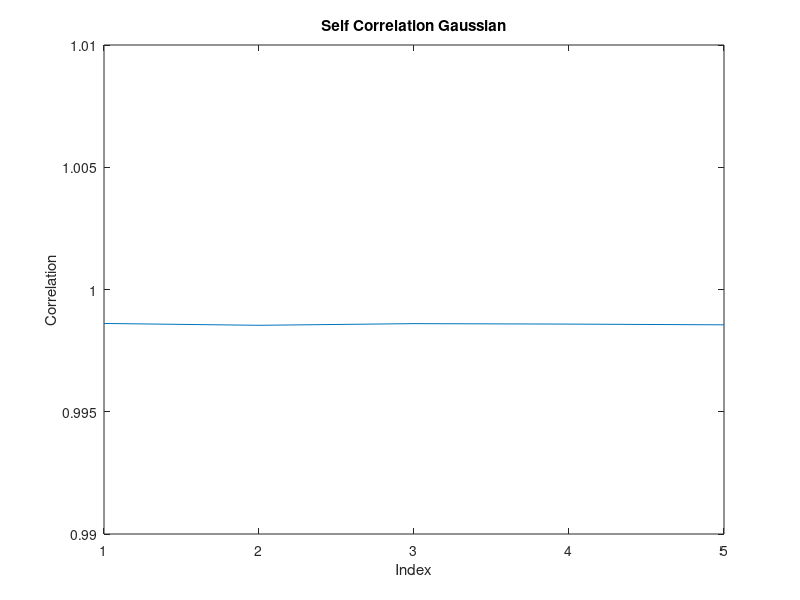

Source code (MATLAB):
%Self Correlation (identical page)
%Gaussian distribution of random variables

%given values
lambdaF = 0.1;
lambdaL = 0.3;
lambdaM = 1.0;
lambdaO = 0.3;
lambdaA = 0;

xF = -100:100;
xL = -100:100;
xM = 200:1000;
xO = 0:100;
xA = -100:0;

xFmin = -100;
xFmax = 100;
xLmin = -100;
xLmax = 100;
xMmin = 200;
xMmax = 1000;
xOmin = 0;
xOmax = 100;
xAmin = -100;
xAmax = 0;

%initialize fixed values
fixedF = 0;
fixedL = 0;
fixedM = 0;

%do 5 times
for k = 1:5
    %PPN vector (consisting of 4096 integers)
    for j = 1:4096
        %set fixed value
        for i = 1:2

            randomF = (((xFmax+xFmin)/2)+((xFmax - xFmin)/6)*randn);
            randomL = (((xLmax+xLmin)/2)+((xLmax - xLmin)/6)*randn);
            randomM = (((xMmax+xMmin)/2)+((xMmax - xMmin)/6)*randn);
            randomO = (((xOmax+xOmin)/2)+((xOmax - xOmin)/6)*randn);
            randomA = (((xAmax+xAmin)/2)+((xAmax - xAmin)/6)*randn);

            if i == 1
                fixedF = randomF;
                fixedL = randomL;
                fixedM = randomM;
                ppn1(j,:) = lambdaF*fixedF + lambdaL*fixedL + lambdaM*fixedM + lambdaO*randomO + lambdaA*randomA;
            else
                ppn2(j,:) = lambdaF*fixedF + lambdaL*fixedL + lambdaM*fixedM + lambdaO*randomO + lambdaA*randomA;
            end
        end
    end
    
    selfCorr(k,:) = k;
    selfCorr(k,2) = abs(corr(ppn1,ppn2));
    
end

%plot correlation
plot(selfCorr(:,1),selfCorr(:,2))
ylim([0.99 1.01])
xlabel('Index')
ylabel('Correlation')
title('Self Correlation Gaussian')
    
    
    %selfCorr = corr(ppn1,ppn2)


